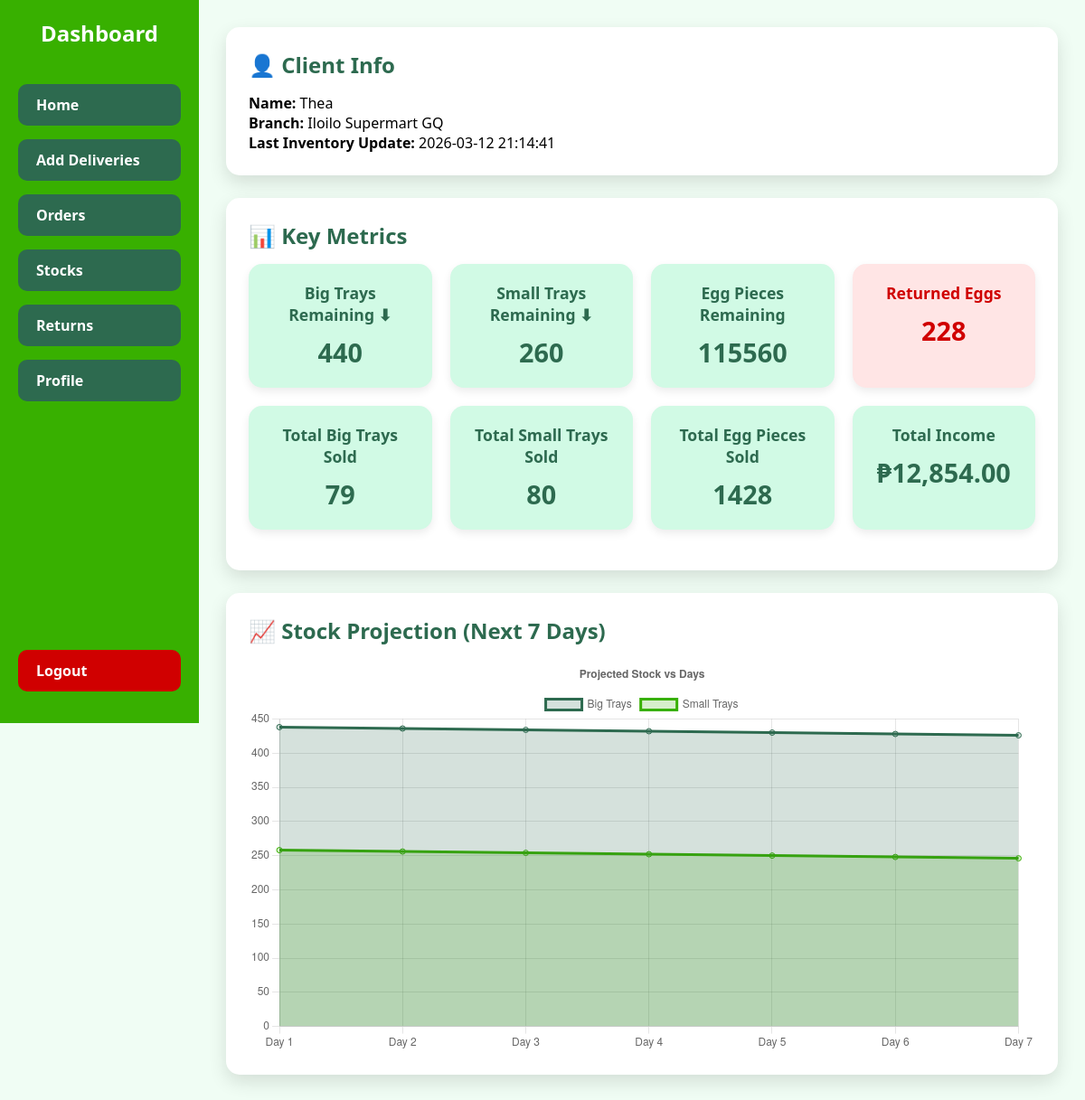
/dashboard.php (signed in), run on the app's committed database.
### tables this page shows
CREATE TABLE `inventory` (
  `id` int(10) UNSIGNED NOT NULL,
  `branch_id` int(10) UNSIGNED NOT NULL,
  `big_trays` int(10) UNSIGNED NOT NULL DEFAULT 0,
  `small_trays` int(10) UNSIGNED NOT NULL DEFAULT 0,
  `egg_pieces` int(11) GENERATED ALWAYS AS (`big_trays` * 240 + `small_trays` * 12) STORED,
  `is_confirmed` tinyint(1) NOT NULL DEFAULT 0,
  `is_active` tinyint(1) NOT NULL DEFAULT 1,
  `created_at` datetime NOT NULL DEFAULT current_timestamp(),
  `updated_at` datetime NOT NULL DEFAULT current_timestamp() ON UPDATE current_timestamp()
);

### dashboard.php (the view, shortened to what this page needs)
<?php
include 'includes/db.php';
$user = $_SESSION['user'];
$branch_id   = $user['branch_id'] ?? null;
$branch_name = $user['branch_name'] ?? 'N/A';
$user_name   = $user['username'] ?? 'User';
$price_big_tray   = 106;
$price_small_tray = 56;
$inventory = ['big_trays'=>0,'small_trays'=>0,'egg_pieces'=>0,'updated_at'=>date('Y-m-d H:i:s')];
if($branch_id){
    $stmt = $conn->prepare("SELECT * FROM inventory WHERE branch_id=? LIMIT 1");
    $stmt->bind_param("i",$branch_id);
    $stmt->execute();
    $inv = $stmt->get_result()->fetch_assoc();
    if($inv) $inventory = $inv;
}
$total_big_return = $total_small_return = $total_egg_return = 0;
if($branch_id){
    $stmt_ret = $conn->prepare("SELECT SUM(big_trays) as big, SUM(small_trays) as small, SUM(egg_pieces) as pieces FROM returns WHERE branch_id=?");
    $stmt_ret->bind_param("i",$branch_id);
    $stmt_ret->execute();
    $res_ret = $stmt_ret->get_result()->fetch_assoc();
    $total_big_return   = $res_ret['big'] ?? 0;
    $total_small_return = $res_ret['small'] ?? 0;
    $total_egg_return   = $res_ret['pieces'] ?? 0;
}
$total_big_sold = $total_small_sold = 0;
$total_income = 0;
if($branch_id){
    $stmt_sales = $conn->prepare("SELECT SUM(big_trays_sold) as big, SUM(small_trays_sold) as small FROM sales WHERE branch_id=?");
    $stmt_sales->bind_param("i",$branch_id);
    $stmt_sales->execute();
    $res_sales = $stmt_sales->get_result()->fetch_assoc();
    $total_big_sold   = $res_sales['big'] ?? 0;
    $total_small_sold = $res_sales['small'] ?? 0;
    $total_income = ($total_big_sold*$price_big_tray) + ($total_small_sold*$price_small_tray);
}
$big_tray_eggs   = 12;
$small_tray_eggs = 6;
$egg_remaining   = ($inventory['big_trays']*$big_tray_eggs) + ($inventory['small_trays']*$small_tray_eggs) + $inventory['egg_pieces'];
$egg_returned    = ($total_big_return*$big_tray_eggs) + ($total_small_return*$small_tray_eggs) + $total_egg_return;
$egg_sold_total  = ($total_big_sold*$big_tray_eggs) + ($total_small_sold*$small_tray_eggs);
$projected_big = []; $projected_small = []; $days_labels = [];
if($branch_id){
    $stmt_last_sales = $conn->prepare("SELECT * FROM sales WHERE branch_id=? AND sale_datetime >= DATE_SUB(NOW(), INTERVAL 30 DAY)");
    $stmt_last_sales->bind_param("i",$branch_id);
    $stmt_last_sales->execute();
    $res_last = $stmt_last_sales->get_result();
    $total_big_month = 0; $total_small_month = 0;
    while($row = $res_last->fetch_assoc()){
        $total_big_month += $row['big_trays_sold'];
        $total_small_month += $row['small_trays_sold'];
    }
    $avg_daily_big   = intval($total_big_month / 30);
    $avg_daily_small = intval($total_small_month / 30);
    $current_big = $inventory['big_trays'];
    $current_small = $inventory['small_trays'];
    for($i=0;$i<7;$i++){
        $current_big = max(0, $current_big - $avg_daily_big);
        $current_small = max(0, $current_small - $avg_daily_small);
        $projected_big[] = $current_big;
        $projected_small[] = $current_small;
        $days_labels[] = "Day ".($i+1);
    }
}
$trend_big   = $total_big_return>0 ? "⬇" : "⏺";
$trend_small = $total_small_return>0 ? "⬇" : "⏺";
?>
<!DOCTYPE html>
<html lang="en">
<head>
</head>
<body>
<div class="sidebar">
<h2>Dashboard</h2>
<a href="dashboard.php">Home</a>
<a href="add_deliveries.php">Add Deliveries</a>
<a href="orders.php">Orders</a>
<a href="stocks.php">Stocks</a>
<a href="returns.php">Returns</a>
<a href="profile.php">Profile</a>
<a href="../home.php" class="logout">Logout</a>
</div>
<div class="main-content">
<div class="card">
<h2>👤 Client Info</h2>
<p><strong>Name:</strong> <?php echo htmlspecialchars($user_name); ?></p>
<p><strong>Branch:</strong> <?php echo htmlspecialchars($branch_name); ?></p>
<p><strong>Last Inventory Update:</strong> <?php echo $inventory['updated_at']; ?></p>
</div>
<div class="card">
<h2>📊 Key Metrics</h2>
<div class="kpi-grid">
<div class="kpi-box <?php echo $inventory['big_trays']>10?'kpi-green':($inventory['big_trays']>5?'kpi-yellow':'kpi-red'); ?>">
<h3>Big Trays Remaining <?php echo $trend_big; ?></h3><p><?php echo $inventory['big_trays']; ?></p></div>
<div class="kpi-box <?php echo $inventory['small_trays']>10?'kpi-green':($inventory['small_trays']>5?'kpi-yellow':'kpi-red'); ?>">
<h3>Small Trays Remaining <?php echo $trend_small; ?></h3><p><?php echo $inventory['small_trays']; ?></p></div>
<div class="kpi-box <?php echo $egg_remaining>50?'kpi-green':($egg_remaining>20?'kpi-yellow':'kpi-red'); ?>">
<h3>Egg Pieces Remaining</h3><p><?php echo $egg_remaining; ?></p></div>
<div class="kpi-box kpi-red">
<h3>Returned Eggs</h3><p><?php echo $egg_returned; ?></p></div>
<div class="kpi-box kpi-green">
<h3>Total Big Trays Sold</h3><p><?php echo $total_big_sold; ?></p></div>
<div class="kpi-box kpi-green">
<h3>Total Small Trays Sold</h3><p><?php echo $total_small_sold; ?></p></div>
<div class="kpi-box kpi-green">
<h3>Total Egg Pieces Sold</h3><p><?php echo $egg_sold_total; ?></p></div>
<div class="kpi-box kpi-green">
<h3>Total Income</h3><p>₱<?php echo number_format($total_income,2); ?></p></div>
</div>
</div>
<div class="card">
<h2>📈 Stock Projection (Next 7 Days)</h2>
<canvas id="stockChart"></canvas>
<script>
const ctx = document.getElementById('stockChart').getContext('2d');
const stockChart = new Chart(ctx, {
    type: 'line',
    data: {
        labels: <?php echo json_encode($days_labels); ?>,
        datasets: [
            { label: 'Big Trays', data: <?php echo json_encode($projected_big); ?>, borderColor: '#2d6a4f', backgroundColor: 'rgba(45,106,79,0.2)', fill:true, tension:0.3 },
            { label: 'Small Trays', data: <?php echo json_encode($projected_small); ?>, borderColor:'#38b000', backgroundColor:'rgba(56,176,0,0.2)', fill:true, tension:0.3 }
        ]
    },
    options:{ responsive:true, plugins:{ legend:{position:'top'}, title:{display:true,text:'Projected Stock vs Days'} }, scales:{ y:{ beginAtZero:true } } }
});
</script>
</div>
</div>
</body>
</html>

### dashboard.php (style rules this page uses)
* { margin:0;padding:0;box-sizing:border-box;font-family:'Segoe UI',Tahoma,Verdana,sans-serif; }
body { background:#f0fdf4;min-height:100vh;display:flex; }
.sidebar { width:220px;background:#38b000;color:#fff;height:100vh;position:fixed;left:0;top:0;display:flex;flex-direction:column;padding:20px; }
.sidebar h2 { margin-bottom:40px;font-size:1.5em;text-align:center; }
.sidebar a { display:block;padding:12px 20px;margin-bottom:15px;background:#2d6a4f;border-radius:10px;color:#fff;text-decoration:none;font-weight:bold; }
.sidebar .logout { background:#d00000;margin-top:auto; }
.main-content { margin-left:220px;padding:30px;flex:1; }
.card { background:#fff;border-radius:15px;padding:25px;box-shadow:0 8px 20px rgba(0,0,0,0.12);margin-bottom:25px; }
.card h2 { color:#2d6a4f;margin-bottom:15px; }
.kpi-grid { display:grid;grid-template-columns:repeat(4,1fr);gap:20px;margin-bottom:20px; }
.kpi-box { border-radius:15px;padding:20px;text-align:center;box-shadow:0 4px 10px rgba(0,0,0,0.08); }
.kpi-box h3 { font-size:1.1em;margin-bottom:10px; }
.kpi-box p { font-size:1.8em;font-weight:bold;margin-top:5px; }
.kpi-green { background:#d1fae5;color:#2d6a4f; }
.kpi-red { background:#ffe5e5;color:#d00000; }
canvas { max-width:100%;height:300px; }

### data on the page
inventory: updated_at "2026-03-12 21:14:41", big_trays "440", small_trays "260", egg_remaining "115560"

### other printed values
$user_name "Thea"
$branch_name "Iloilo Supermart GQ"
$trend_big "⬇"
$trend_small "⬇"
$egg_returned "228"
$total_big_sold "79"
$total_small_sold "80"
$egg_sold_total "1428"
$total_income "12,854.00"
chart data {{ json_encode($projected_big) }} [438,436,434,432,430,428,426]
chart data {{ json_encode($projected_small) }} [258,256,254,252,250,248,246]
